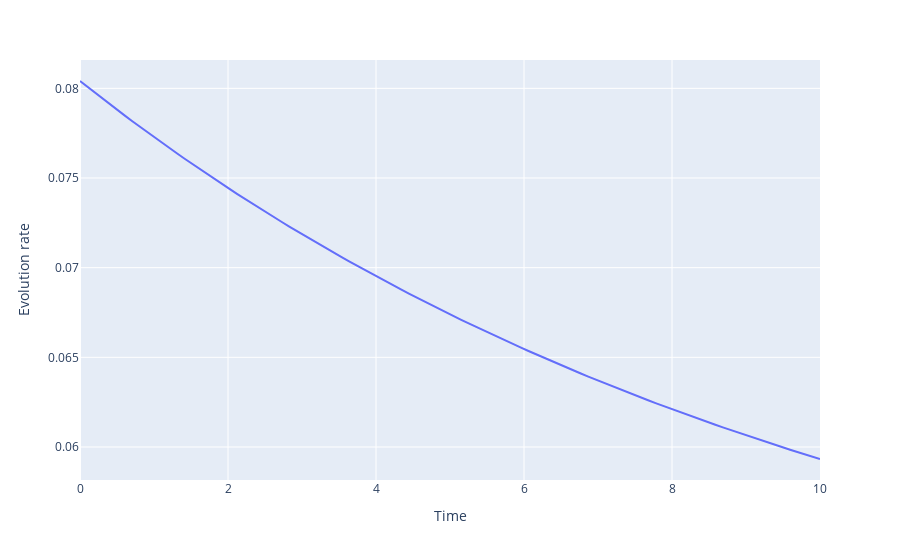

Notebook code for this chart:
### Code cell
df1 = pd.DataFrame({'Time': t_range_large, 'Evolution rate': mu_range1})
fig1 = px.line(df1, x='Time', y='Evolution rate')
fig1.show()
